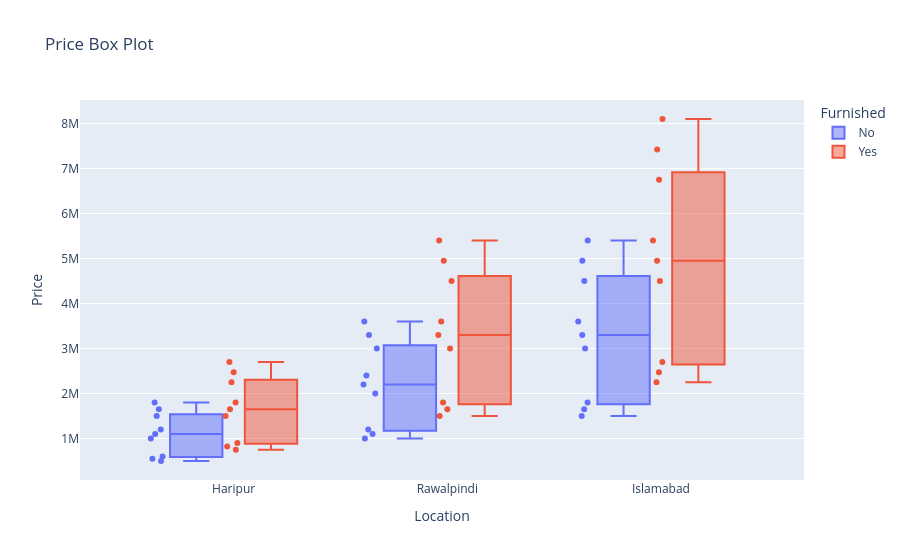

This figure's notebook cell:
### Code cell
# === 6. Box Plot ===
fig = px.box(df, x='Location', y='Price', color='Furnished',
             title='Price Box Plot', points='all')  # show all points
fig.show()

### Figure 1 — Plotly figure (JSON) as saved in the notebook; plotly's stock layout.template omitted (floating-point values rounded to 4 significant figures)
{"data": [{"alignmentgroup": "True", "boxpoints": "all", "hovertemplate": "Furnished=No<br>Location=%{x}<br>Price=%{y}<extra></extra>", "legendgroup": "No", "marker": {"color": "#636efa"}, "name": "No", "notched": false, "offsetgroup": "No", "orientation": "v", "showlegend": true, "type": "box", "x": ["Haripur", "Haripur", "Haripur", "Haripur", "Haripur", "Haripur", "Haripur", "Haripur", "Haripur", "Rawalpindi", "Rawalpindi", "Rawalpindi", "Rawalpindi", "Rawalpindi", "Rawalpindi", "Rawalpindi", "Rawalpindi", "Rawalpindi", "Islamabad", "Islamabad", "Islamabad", "Islamabad", "Islamabad", "Islamabad", "Islamabad", "Islamabad", "Islamabad"], "x0": " ", "xaxis": "x", "y": [500000, 1000000, 1500000, 550000, 1100000, 1650000, 600000, 1200000, 1800000, 1000000, 2000000, 3000000, 1100000, 2200000, 3300000, 1200000, 2400000, 3600000, 1500000, 3000000, 4500000, 1650000, 3300000, 4950000, 1800000, 3600000, 5400000], "y0": " ", "yaxis": "y"}, {"alignmentgroup": "True", "boxpoints": "all", "hovertemplate": "Furnished=Yes<br>Location=%{x}<br>Price=%{y}<extra></extra>", "legendgroup": "Yes", "marker": {"color": "#EF553B"}, "name": "Yes", "notched": false, "offsetgroup": "Yes", "orientation": "v", "showlegend": true, "type": "box", "x": ["Haripur", "Haripur", "Haripur", "Haripur", "Haripur", "Haripur", "Haripur", "Haripur", "Haripur", "Rawalpindi", "Rawalpindi", "Rawalpindi", "Rawalpindi", "Rawalpindi", "Rawalpindi", "Rawalpindi", "Rawalpindi", "Rawalpindi", "Islamabad", "Islamabad", "Islamabad", "Islamabad", "Islamabad", "Islamabad", "Islamabad", "Islamabad", "Islamabad"], "x0": " ", "xaxis": "x", "y": [750000, 1500000, 2250000, 825000, 1650000, 2475000, 900000, 1800000, 2700000, 1500000, 3000000, 4500000, 1650000, 3300000, 4950000, 1800000, 3600000, 5400000, 2250000, 4500000, 6750000, 2475000, 4950000, 7425000, 2700000, 5400000, 8100000], "y0": " ", "yaxis": "y"}], "layout": {"boxmode": "group", "legend": {"title": {"text": "Furnished"}, "tracegroupgap": 0}, "title": {"text": "Price Box Plot"}, "xaxis": {"anchor": "y", "domain": [0, 1], "title": {"text": "Location"}}, "yaxis": {"anchor": "x", "domain": [0, 1], "title": {"text": "Price"}}}}
